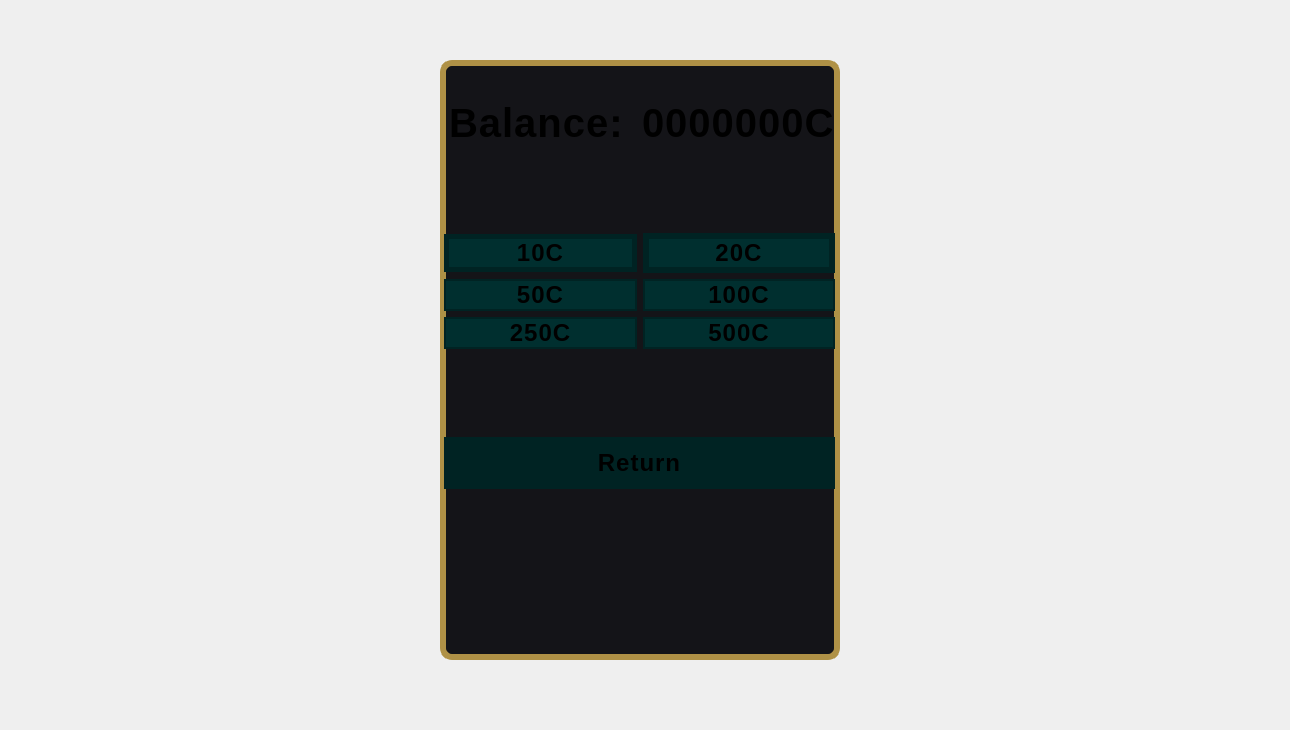
      <widget class="QWidget" name="Store">
       <property name="styleSheet">
        <string notr="true">
QFrame#storeCard {
    background-color: #141418;
    border: 6px solid #af9146;
    border-radius: 12px;
    padding: 25px;
}
QLineEdit {
    background-color: #1a1c20;
    border: 1px solid #00eaff;
    border-radius: 6px;
    padding: 6px;
    color: white;
    font-size: 16px;
}
QPushButton#btnLoginConfirm {
    background-color: #141418;
    border: 2px solid #00eaff;
    border-radius: 10px;
    padding: 10px;
    color: white;
    font-size: 18px;
    font-weight: 500;
}

QPushButton#btnLoginConfirm:hover {
    background-color: #00eaff;
    color: #0d0d0f;
}
QLabel#lblToRegister {
    color: #00eaff;
    font-size: 14px;
    text-decoration: underline;
}

QLabel#lblToRegister:hover {
    color: #66f0ff;
}

QLabel#lblStoreBalance {
    font-size: 40px;
    font-weight: bold;
    letter-spacing: 1px;
}
QLabel#lblBalanceActualStore {
    font-size: 40px;
    font-weight: bold;
    letter-spacing: 1px;
}

QPushButton#btnPurchase10{
	background-color: #002f2f;
	border: 5px solid #002323;
	font-size: 24px;
    font-weight: bold;
    letter-spacing: 1px;
}
QPushButton#btnPurchase20{
	background-color: #002f2f;
	border: 6px solid #002323;
	font-size: 24px;
    font-weight: bold;
    letter-spacing: 1px;
}
QPushButton#btnPurchase50{
	background-color: #002f2f;
	border: 12px solid #002323;
	font-size: 24px;
    font-weight: bold;
    letter-spacing: 1px;
	border-width: 2px;
}
QPushButton#btnPurchase100{
	background-color: #002f2f;
	border: 12px solid #002323;
	font-size: 24px;
    font-weight: bold;
    letter-spacing: 1px;
	border-width: 2px;
}
QPushButton#btnPurchase250{
	background-color: #002f2f;
	border: 12px solid #002323;
	font-size: 24px;
    font-weight: bold;
    letter-spacing: 1px;
	border-width: 2px;
}
QPushButton#btnPurchase500{
	background-color: #002f2f;
	border: 12px solid #002323;
	font-size: 24px;
    font-weight: bold;
    letter-spacing: 1px;
	border-width: 2px;
}
QPushButton#btnLeaveStore{
	background-color: #002323;
	border: 12px solid #002323;
	font-size: 24px;
    font-weight: bold;
    letter-spacing: 1px;
}
QPushButton#btnLeaveStore:hover{
	color:#cccccc;
}
QPushButton#btnPurchase10:hover{
	color:#cccccc;
}
QPushButton#btnPurchase20:hover{
	color:#cccccc;
}
QPushButton#btnPurchase50:hover{
	color:#cccccc;
}
QPushButton#btnPurchase100:hover{
	color:#cccccc;
}
QPushButton#btnPurchase250:hover{
	color:#cccccc;
}
QPushButton#btnPurchase500:hover{
	color:#cccccc;
}</string>
       </property>
       <widget class="QWidget" name="verticalLayoutWidget_10">
        <property name="geometry">
         <rect>
          <x>0</x>
          <y>0</y>
          <width>1281</width>
          <height>721</height>
         </rect>
        </property>
        <layout class="QVBoxLayout" name="verticalLayout_12">
         <item alignment="Qt::AlignmentFlag::AlignHCenter|Qt::AlignmentFlag::AlignVCenter">
          <widget class="QFrame" name="storeCard">
           <property name="minimumSize">
            <size>
             <width>400</width>
             <height>600</height>
            </size>
           </property>
           <property name="frameShape">
            <enum>QFrame::Shape::StyledPanel</enum>
           </property>
           <property name="frameShadow">
            <enum>QFrame::Shadow::Raised</enum>
           </property>
           <widget class="QWidget" name="verticalLayoutWidget_9">
            <property name="geometry">
             <rect>
              <x>4</x>
              <y>0</y>
              <width>391</width>
              <height>591</height>
             </rect>
            </property>
            <layout class="QVBoxLayout" name="verticalLayout_11">
             <item>
              <spacer name="verticalSpacer_17">
               <property name="orientation">
                <enum>Qt::Orientation::Vertical</enum>
               </property>
               <property name="sizeType">
                <enum>QSizePolicy::Policy::Fixed</enum>
               </property>
               <property name="sizeHint" stdset="0">
                <size>
                 <width>20</width>
                 <height>40</height>
                </size>
               </property>
              </spacer>
             </item>
             <item>
              <layout class="QHBoxLayout" name="horizontalLayout_11">
               <item alignment="Qt::AlignmentFlag::AlignRight">
                <widget class="QLabel" name="lblStoreBalance">
                 <property name="text">
                  <string>Balance: </string>
                 </property>
                </widget>
               </item>
               <item alignment="Qt::AlignmentFlag::AlignLeft">
                <widget class="QLabel" name="lblBalanceActualStore">
                 <property name="text">
                  <string>0000000C</string>
                 </property>
                </widget>
               </item>
              </layout>
             </item>
             <item>
              <spacer name="verticalSpacer_3">
               <property name="orientation">
                <enum>Qt::Orientation::Vertical</enum>
               </property>
               <property name="sizeHint" stdset="0">
                <size>
                 <width>20</width>
                 <height>40</height>
                </size>
               </property>
              </spacer>
             </item>
             <item>
              <layout class="QGridLayout" name="PurchaseLayout">
               <item row="2" column="1">
                <widget class="QPushButton" name="btnPurchase500">
                 <property name="text">
                  <string>500C</string>
                 </property>
                </widget>
               </item>
               <item row="1" column="1">
                <widget class="QPushButton" name="btnPurchase100">
                 <property name="text">
                  <string>100C</string>
                 </property>
                </widget>
               </item>
               <item row="2" column="0">
                <widget class="QPushButton" name="btnPurchase250">
                 <property name="text">
                  <string>250C</string>
                 </property>
                </widget>
               </item>
               <item row="0" column="1">
                <widget class="QPushButton" name="btnPurchase20">
                 <property name="text">
                  <string>20C</string>
                 </property>
                </widget>
               </item>
               <item row="1" column="0">
                <widget class="QPushButton" name="btnPurchase50">
                 <property name="text">
                  <string>50C</string>
                 </property>
                </widget>
               </item>
               <item row="0" column="0">
                <widget class="QPushButton" name="btnPurchase10">
                 <property name="text">
                  <string>10C</string>
                 </property>
                </widget>
               </item>
              </layout>
             </item>
             <item>
              <spacer name="verticalSpacer_26">
               <property name="orientation">
                <enum>Qt::Orientation::Vertical</enum>
               </property>
               <property name="sizeHint" stdset="0">
                <size>
                 <width>20</width>
                 <height>40</height>
                </size>
               </property>
              </spacer>
             </item>
             <item>
              <layout class="QHBoxLayout" name="horizontalLayout_7">
               <item>
                <widget class="QPushButton" name="btnLeaveStore">
                 <property name="text">
                  <string>Return</string>
                 </property>
                </widget>
               </item>
              </layout>
             </item>
             <item>
              <spacer name="verticalSpacer_29">
               <property name="orientation">
                <enum>Qt::Orientation::Vertical</enum>
               </property>
               <property name="sizeHint" stdset="0">
                <size>
                 <width>20</width>
                 <height>20</height>
                </size>
               </property>
              </spacer>
             </item>
             <item>
              <spacer name="verticalSpacer_30">
               <property name="orientation">
                <enum>Qt::Orientation::Vertical</enum>
               </property>
               <property name="sizeHint" stdset="0">
                <size>
                 <width>20</width>
                 <height>40</height>
                </size>
               </property>
              </spacer>
             </item>
            </layout>
           </widget>
          </widget>
         </item>
        </layout>
       </widget>
      </widget>
